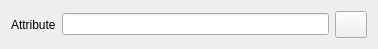
<?xml version="1.0" encoding="UTF-8"?>
<ui version="4.0">
 <class>SpecialAttribute</class>
 <widget class="QWidget" name="SpecialAttribute">
  <property name="geometry">
   <rect>
    <x>0</x>
    <y>0</y>
    <width>378</width>
    <height>49</height>
   </rect>
  </property>
  <property name="windowTitle">
   <string>Form</string>
  </property>
  <layout class="QHBoxLayout" name="horizontalLayout">
   <item>
    <widget class="QLabel" name="name">
     <property name="text">
      <string>Attribute</string>
     </property>
    </widget>
   </item>
   <item>
    <widget class="QLineEdit" name="value"/>
   </item>
   <item>
    <widget class="QPushButton" name="remove">
     <property name="maximumSize">
      <size>
       <width>32</width>
       <height>32</height>
      </size>
     </property>
     <property name="text">
      <string/>
     </property>
     <property name="icon">
      <iconset resource="icons.qrc">
       <normaloff>:/icons/Icons/edit-delete.png</normaloff>:/icons/Icons/edit-delete.png</iconset>
     </property>
    </widget>
   </item>
  </layout>
 </widget>
 <resources>
  <include location="icons.qrc"/>
 </resources>
 <connections/>
</ui>
